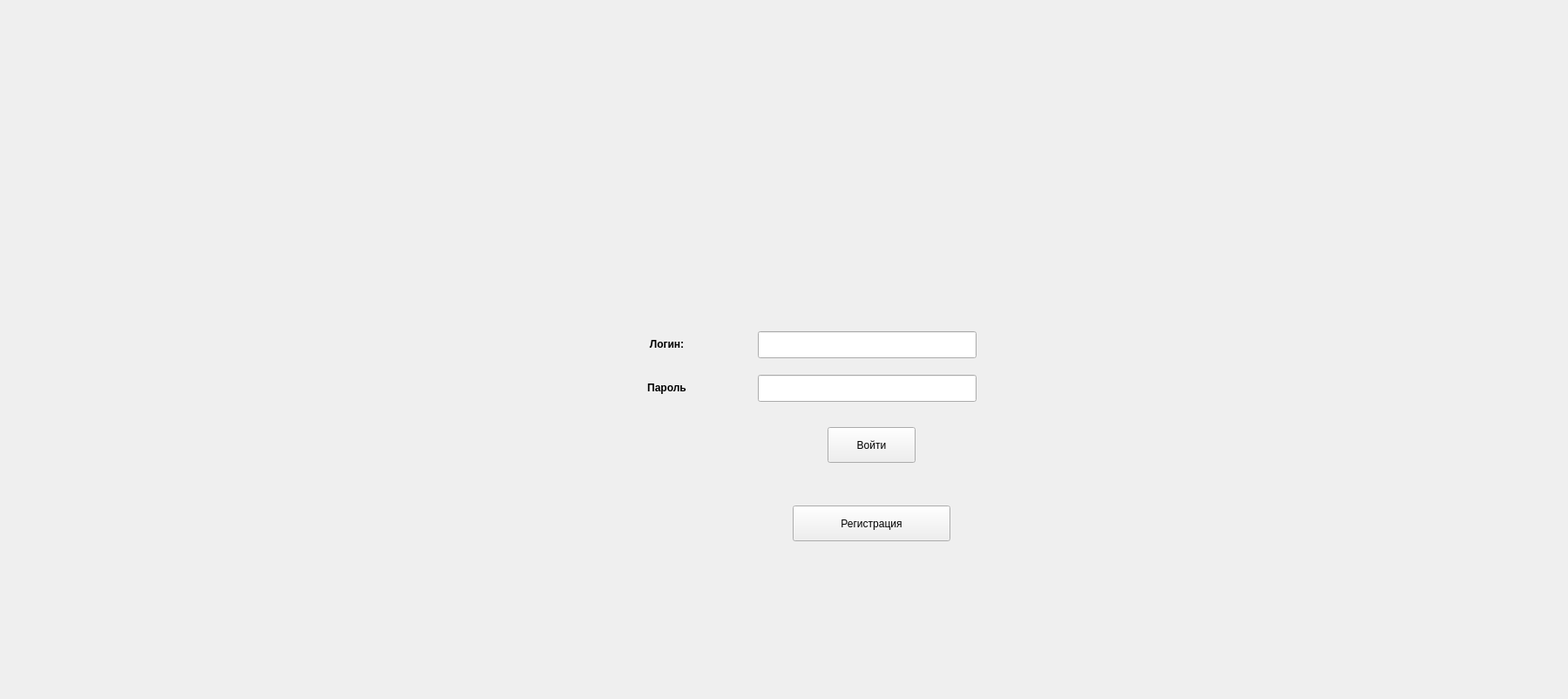
<?xml version="1.0" encoding="UTF-8"?>
<ui version="4.0">
 <class>MainWindow</class>
 <widget class="QMainWindow" name="MainWindow">
  <property name="geometry">
   <rect>
    <x>0</x>
    <y>0</y>
    <width>1800</width>
    <height>802</height>
   </rect>
  </property>
  <property name="minimumSize">
   <size>
    <width>800</width>
    <height>600</height>
   </size>
  </property>
  <property name="windowTitle">
   <string>MainWindow</string>
  </property>
  <property name="autoFillBackground">
   <bool>false</bool>
  </property>
  <property name="styleSheet">
   <string notr="true">QWidget {
	background-image: url(:/images/облака.jpg);
}</string>
  </property>
  <widget class="QWidget" name="centralwidget">
   <property name="sizePolicy">
    <sizepolicy hsizetype="Expanding" vsizetype="Expanding">
     <horstretch>0</horstretch>
     <verstretch>0</verstretch>
    </sizepolicy>
   </property>
   <property name="mouseTracking">
    <bool>false</bool>
   </property>
   <property name="focusPolicy">
    <enum>Qt::NoFocus</enum>
   </property>
   <property name="toolTip">
    <string>&lt;html&gt;&lt;head/&gt;&lt;body&gt;&lt;p&gt;&lt;br/&gt;&lt;/p&gt;&lt;/body&gt;&lt;/html&gt;</string>
   </property>
   <widget class="QLineEdit" name="lineEdit">
    <property name="geometry">
     <rect>
      <x>870</x>
      <y>380</y>
      <width>251</width>
      <height>31</height>
     </rect>
    </property>
    <property name="layoutDirection">
     <enum>Qt::LeftToRight</enum>
    </property>
    <property name="autoFillBackground">
     <bool>false</bool>
    </property>
   </widget>
   <widget class="QLineEdit" name="lineEdit_2">
    <property name="geometry">
     <rect>
      <x>870</x>
      <y>430</y>
      <width>251</width>
      <height>31</height>
     </rect>
    </property>
   </widget>
   <widget class="QPushButton" name="pushButton">
    <property name="geometry">
     <rect>
      <x>950</x>
      <y>490</y>
      <width>101</width>
      <height>41</height>
     </rect>
    </property>
    <property name="text">
     <string>Войти</string>
    </property>
   </widget>
   <widget class="QLabel" name="label">
    <property name="geometry">
     <rect>
      <x>700</x>
      <y>380</y>
      <width>131</width>
      <height>31</height>
     </rect>
    </property>
    <property name="styleSheet">
     <string notr="true"/>
    </property>
    <property name="text">
     <string>&lt;html&gt;&lt;head/&gt;&lt;body&gt;&lt;p align=&quot;center&quot;&gt;&lt;span style=&quot; font-size:9pt; font-weight:600;&quot;&gt;Логин:&lt;/span&gt;&lt;/p&gt;&lt;/body&gt;&lt;/html&gt;</string>
    </property>
   </widget>
   <widget class="QLabel" name="label_2">
    <property name="geometry">
     <rect>
      <x>700</x>
      <y>430</y>
      <width>131</width>
      <height>31</height>
     </rect>
    </property>
    <property name="text">
     <string>&lt;html&gt;&lt;head/&gt;&lt;body&gt;&lt;p align=&quot;center&quot;&gt;&lt;span style=&quot; font-size:9pt; font-weight:600;&quot;&gt;Пароль&lt;/span&gt;&lt;/p&gt;&lt;/body&gt;&lt;/html&gt;</string>
    </property>
   </widget>
   <widget class="QPushButton" name="pushButton_2">
    <property name="geometry">
     <rect>
      <x>910</x>
      <y>580</y>
      <width>181</width>
      <height>41</height>
     </rect>
    </property>
    <property name="styleSheet">
     <string notr="true">font: 9pt &quot;MS Shell Dlg 2&quot;;</string>
    </property>
    <property name="text">
     <string>Регистрация</string>
    </property>
   </widget>
  </widget>
  <widget class="QMenuBar" name="menubar">
   <property name="geometry">
    <rect>
     <x>0</x>
     <y>0</y>
     <width>1800</width>
     <height>26</height>
    </rect>
   </property>
  </widget>
 </widget>
 <resources>
  <include location="ui.qrc"/>
 </resources>
 <connections/>
</ui>
